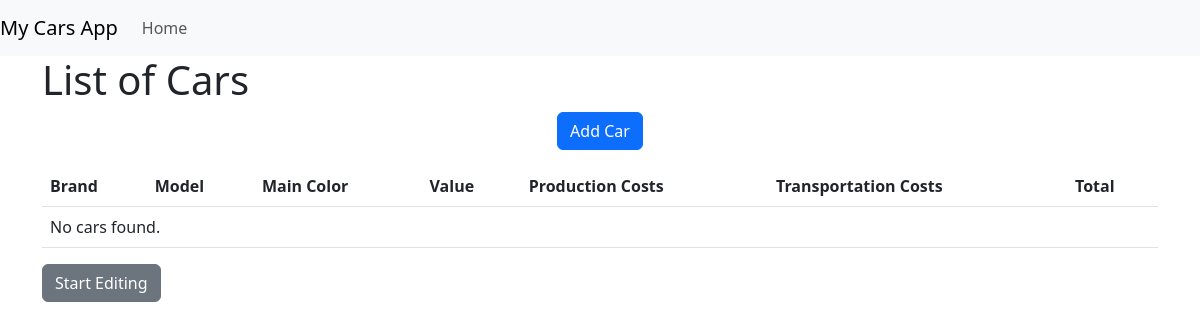
/, run on an earlier commit of the app's database.
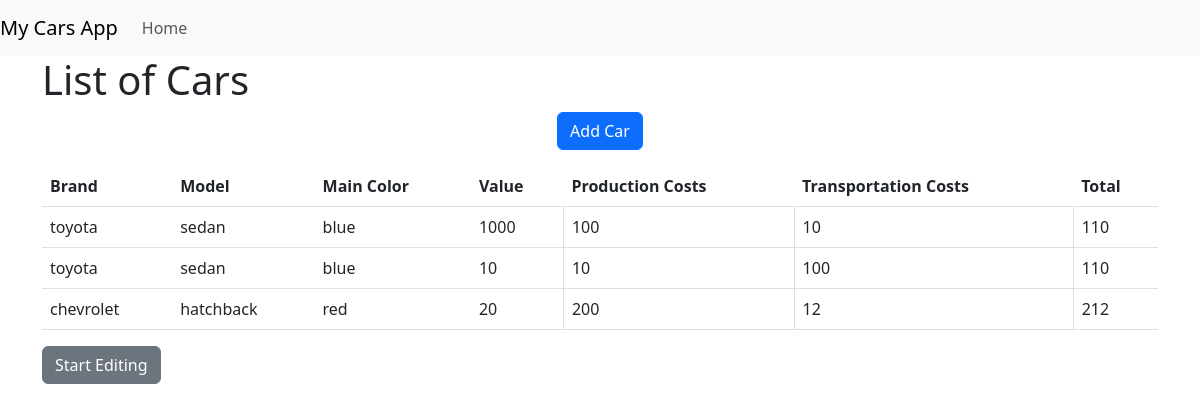
And on a later commit of the database.
### cars/models.py (models this page shows, shortened)
class Car(models.Model):
    MODEL_CHOICES = (
        ('sedan', 'Sedan'),
        ('suv', 'SUV'),
        ('hatchback', 'Hatchback'),
    )
    BRAND_CHOICES = (
        ('toyota', 'Toyota'),
        ('ford', 'Ford'),
        ('chevrolet', 'Chevrolet'),
        ('honda', 'Honda'),
    )
    main_color = models.CharField(max_length=50)
    model = models.CharField(max_length=50, choices=MODEL_CHOICES)
    brand = models.CharField(max_length=50, choices=BRAND_CHOICES)
    value = models.IntegerField()
    production_costs = models.IntegerField()
    transportation_costs = models.IntegerField()
    @property
    def total(self):
        return self.production_costs + self.transportation_costs

### cars/views.py (the view)
# urls.py: path('', CarListView.as_view(), name='car_list'),
class CarListView(ListView):
    model = Car
    template_name = 'cars/car_list.html'  # Ruta a tu plantilla
    context_object_name = 'car_list'  # Nombre del objeto de contexto en la plantilla

### cars/templates/cars/car_list.html (shortened to what this page needs)
{% extends 'base.html' %}
{% block content %}
  <h1>List of Cars</h1>
  <div class="mb-3">
    <div class="text-center">
      <a href="{% url 'car_create' %}" class="btn btn-primary">Add Car</a>
    </div>
  </div>
  <table class="table" id="carTable">
    <thead>
      <tr>
        <th>Brand</th>
        <th>Model</th>
        <th>Main Color</th>
        <th>Value</th>
        <th>Production Costs</th>
        <th>Transportation Costs</th>
        <th>Total</th>
      </tr>
    </thead>
    <tbody>
      {% for car in car_list %}
        <tr>
          <td>{{ car.brand }}</td>
          <td>{{ car.model }}</td>
          <td>{{ car.main_color }}</td>
          <td>{{ car.value }}</td>
          <td class="editable-cell" oninput="updateTotal(this)">{{ car.production_costs }}</td>
          <td class="editable-cell" oninput="updateTotal(this)">{{ car.transportation_costs }}</td>
          <td>{{ car.total }}</td>
        </tr>
      {% empty %}
        <tr>
          <td colspan="7">No cars found.</td>
        </tr>
      {% endfor %}
    </tbody>
  </table>
  <div class="mb-3">
    <a href="javascript:void(0)" onclick="startEditing()" class="btn btn-secondary" id="startEditingBtn">Start Editing</a>
  </div>
{% endblock %}

What changed in the data, as far as the page shows it:
added Car: brand "toyota", model "sedan", main_color "blue", value "1000", production_costs "100", transportation_costs "10", total "110"
added Car: brand "toyota", model "sedan", main_color "blue", value "10", production_costs "10", transportation_costs "100", total "110"
added Car: brand "chevrolet", model "hatchback", main_color "red", value "20", production_costs "200", transportation_costs "12", total "212"
Also different on the page:
text no longer shown: "No cars found."
